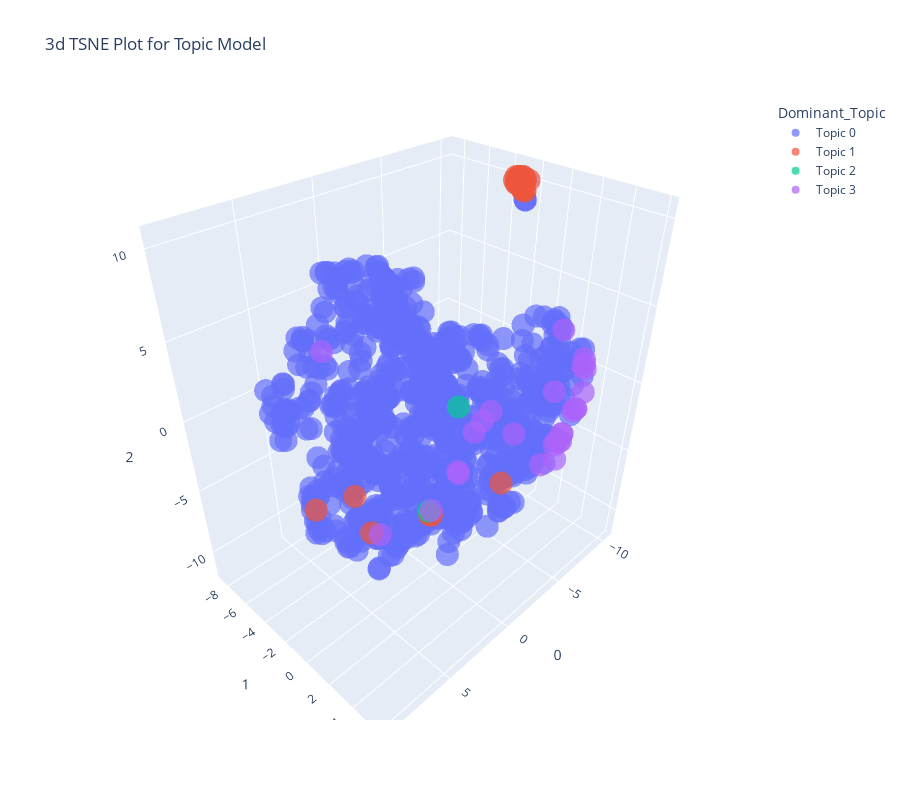

Notebook source saved alongside this figure:
### Code cell
plot_model(lsi, plot = 'tsne')

### Figure 1 — Plotly figure (JSON) as saved in the notebook; plotly's stock layout.template omitted (floating-point values rounded to 4 significant figures; data arrays with more than 128 entries replaced by an {"elided": "..."} marker saying what was removed)
{"data": [{"hovertemplate": "Dominant_Topic=Topic 0<br>0=%{x}<br>1=%{y}<br>2=%{z}<extra></extra>", "legendgroup": "Topic 0", "marker": {"color": "#636efa", "opacity": 0.7, "symbol": "circle"}, "mode": "markers", "name": "Topic 0", "scene": "scene", "showlegend": true, "type": "scatter3d", "x": {"elided": "945 float values"}, "y": {"elided": "945 float values"}, "z": {"elided": "945 float values"}}, {"hovertemplate": "Dominant_Topic=Topic 1<br>0=%{x}<br>1=%{y}<br>2=%{z}<extra></extra>", "legendgroup": "Topic 1", "marker": {"color": "#EF553B", "opacity": 0.7, "symbol": "circle"}, "mode": "markers", "name": "Topic 1", "scene": "scene", "showlegend": true, "type": "scatter3d", "x": [-3.133, -10.01, 4.795, -9.445, -9.603, 7.301, -9.455, -9.706, -3.696, 7.076, -9.497, -9.879, -10.02, -9.598, -9.535, -3.046, -10.04, -10.05, -9.602, -9.859, -9.526, -9.868, -9.521, -9.793], "y": [-2.986, -2.521, 0.07068, -2.358, -2.225, -1.383, -2.827, -2.715, 2.289, 1.691, -2.708, -2.554, -2.459, -2.245, -2.619, -3.066, -2.623, -2.25, -2.846, -2.5, -2.75, -2.502, -2.258, -2.49], "z": [-11.51, 9.569, -5.54, 10.09, 10.14, -3.146, 10.17, 10.36, -5.745, -0.3782, 10.04, 9.609, 9.5, 10.25, 10.42, -11.49, 9.921, 10.17, 10.34, 9.566, 9.982, 10.33, 10.09, 10.38]}, {"hovertemplate": "Dominant_Topic=Topic 2<br>0=%{x}<br>1=%{y}<br>2=%{z}<extra></extra>", "legendgroup": "Topic 2", "marker": {"color": "#00cc96", "opacity": 0.7, "symbol": "circle"}, "mode": "markers", "name": "Topic 2", "scene": "scene", "showlegend": true, "type": "scatter3d", "x": [1.9, -3.093], "y": [3.61, -3.209], "z": [3.308, -11.27]}, {"hovertemplate": "Dominant_Topic=Topic 3<br>0=%{x}<br>1=%{y}<br>2=%{z}<extra></extra>", "legendgroup": "Topic 3", "marker": {"color": "#ab63fa", "opacity": 0.7, "symbol": "circle"}, "mode": "markers", "name": "Topic 3", "scene": "scene", "showlegend": true, "type": "scatter3d", "x": [-6.324, -4.173, -5.673, -5.326, -4.946, 5.439, -5.513, -5.754, -6.135, -5.753, -6.471, -5.229, -6.342, -4.2, -5.535, -5.762, -6.167, -5.478, -5.446, -6.442, -2.043, -5.926, -2.163, -5.273, -5.342, 6.22, -6.052], "y": [5.311, -1.572, -1.675, 5.011, 4.106, 1.538, 5.418, 5.507, 4.41, 4.754, 3.459, 4.842, 4.078, -1.658, 5.565, 5.555, 3.77, 5.577, 4.967, -1.031, -1.942, 5.379, 4.038, 4.644, 5.979, -1.132, -1.369], "z": [2.566, -7.584, -5.059, -1.416, -3.984, -4.201, 0.2587, 3.544, -2.782, -2.278, 0.1444, -3.302, -3.043, -7.46, 0.4723, 3.266, 4.408, 0.5152, -1.493, -3.478, -9.664, 2.943, -0.2727, -2.415, 1.849, 6.214, -4.226]}], "layout": {"height": 800, "legend": {"title": {"text": "Dominant_Topic"}, "tracegroupgap": 0}, "scene": {"aspectmode": "auto", "aspectratio": {"x": 1.067, "y": 0.79, "z": 1.187}, "domain": {"x": [0, 1], "y": [0, 1]}, "xaxis": {"title": {"text": "0"}, "type": "linear"}, "yaxis": {"title": {"text": "1"}, "type": "linear"}, "zaxis": {"title": {"text": "2"}, "type": "linear"}}, "title": {"text": "3d TSNE Plot for Topic Model"}, "width": 900}}
